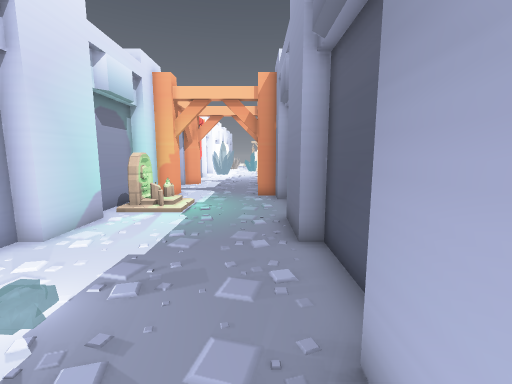
[1] (above)

14 first-person views from a walk through a level from a Godot 3-D game. The camera is 1.2 m above the floor, tilts 8° down and sees 90° across. The floor is counted in squares, 0.6 m on a side. Each view is taken from the middle of a square. On the plan, view 1 faces up. The plan holds only what a view shows up to about 16 squares ahead; the rest is blank. The place goes on beyond the plan. Some surface patterns are stand-ins.

[2]
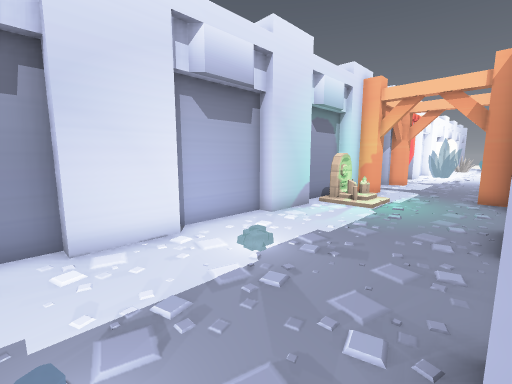

[3]
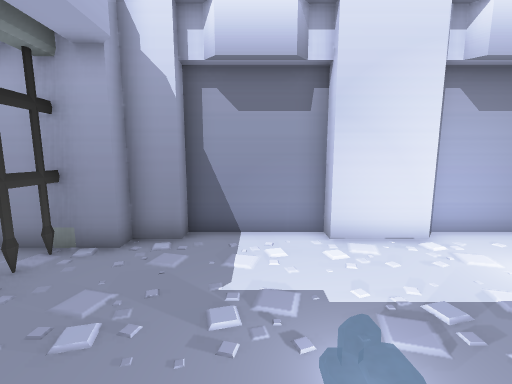

[4]
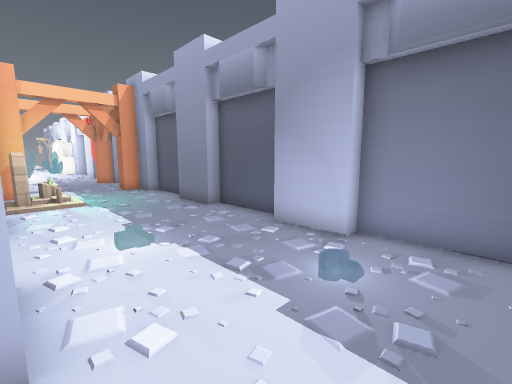

[5]
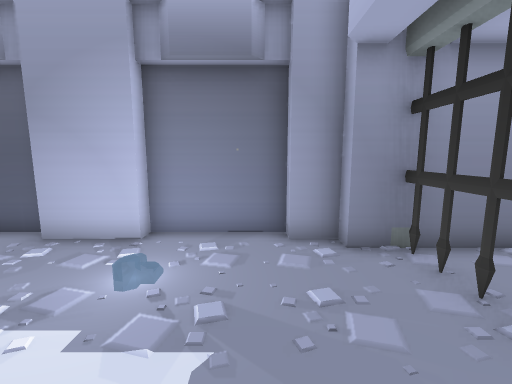

[6]
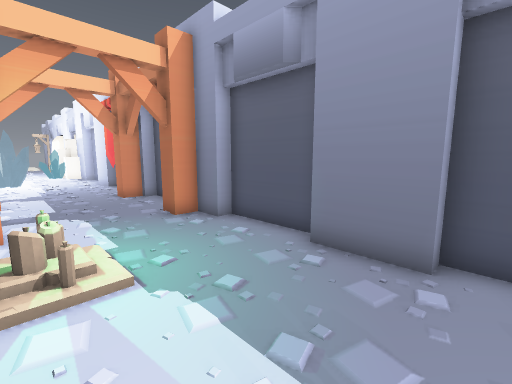

[7]
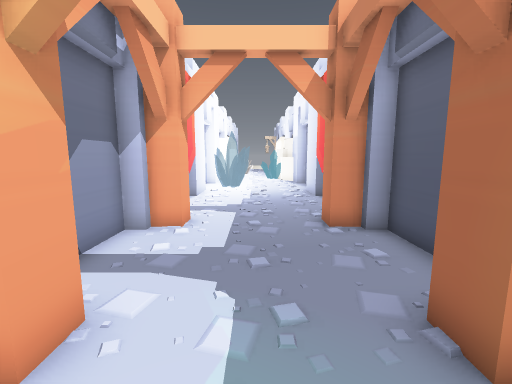

[8]
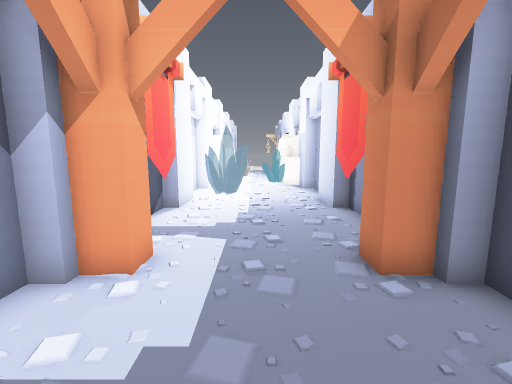

[9]
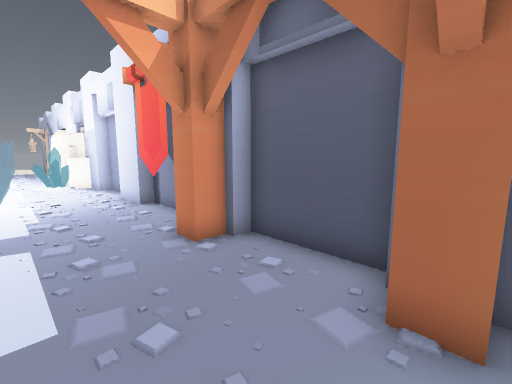

[10]
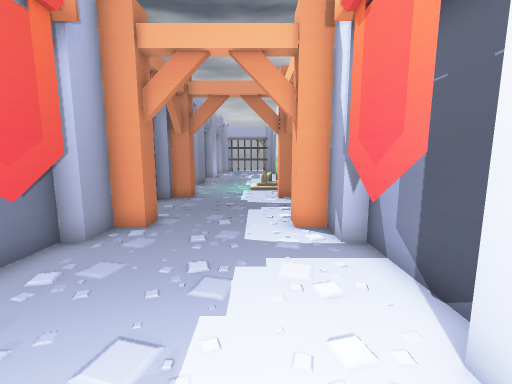

[11]
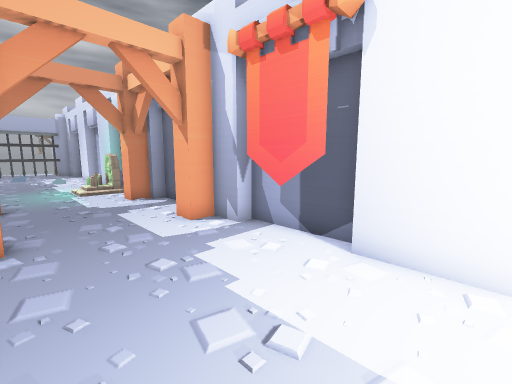

[12]
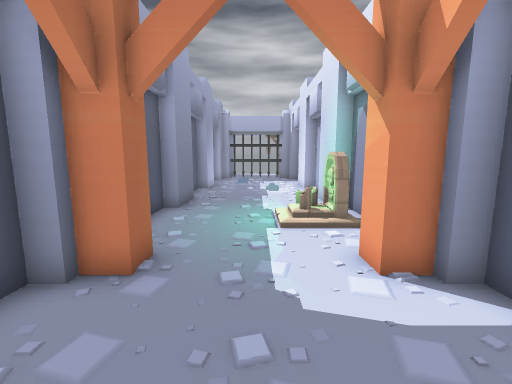

[13]
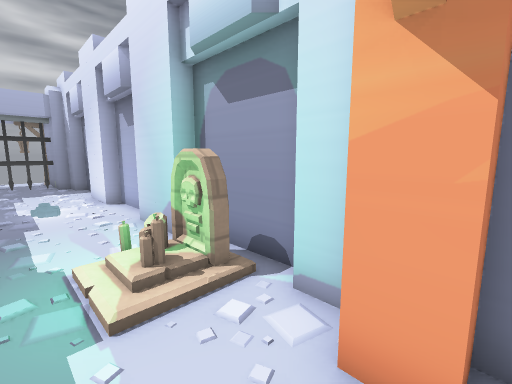

[14]
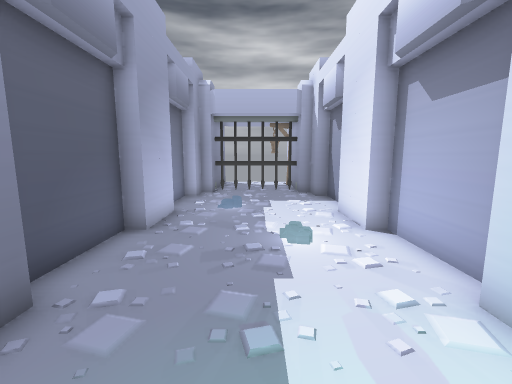

### Floor plan
Ten units are one square. View 1 is at (0, 0); x grows to the right and y downward. Boxes are objects, and circles mark ways between rooms. Rooms are numbered by the first view taken in them; rooms with no view inside come last. Other rooms are left out.
<svg viewBox="-61 -267 82 322">
<path fill="none" stroke="#000" d="M-41 -130 -50 -130 -50 -118 -56 -118 -56 -82 -50 -82 -50 -58 -56 -58 -56 -22 -50 -22 -50 2 -56 2 -56 38 -50 38 -50 50 -44 50M4 50 10 50 10 38 16 38 16 2 10 2 10 -22 16 -22 16 -58 10 -58 10 -82 16 -82 16 -118 10 -118 10 -130 1 -130M1 -130 1 -139 10 -139M9 -142 16 -142 16 -178 10 -178M-51 -139 -41 -139 -41 -130M-41 -181 -50 -181M-49 -178 -56 -178 -56 -142 -50 -142M11 -181 1 -181M1 -181 1 -190 10 -190 10 -202 16 -202 16 -238 10 -238 10 -262M-50 -262 -50 -238 -56 -238 -56 -202 -50 -202 -50 -190 -41 -190 -41 -181"/>
<rect x="-55" y="-115" width="20" height="30" fill="#bbb"><title>tombstone</title></rect>
<circle cx="-20" cy="-135" r="3" fill="#2a7"/>
<circle cx="-20" cy="-185" r="3" fill="#2a7"/>
<text x="-20" y="-40">1</text>
<text x="-20" y="-150">2</text>
<text x="-20" y="-220">3</text>
</svg>
Room 1 opens to room 2. Room 2 opens to room 3.

Where each view was taken, in squares from view 1:
view 1: 0 up, 0 right, facing up
view 2: 1 down, 1 right, facing up-left
view 3: 2 down, 1 right, facing left
view 4: 3 down, 5 left, facing up-right
view 5: 3 down, 5 left, facing right
view 6: 5 up, 4 left, facing up-right
view 7: 11 up, 2 left, facing up
view 8: 14 up, 2 left, facing up
view 9: 13 up, 3 left, facing up-right
view 10: 26 up, 3 left, facing down
view 11: 26 up, 0 right, facing down-left
view 12: 18 up, 2 left, facing down
view 13: 14 up, 2 left, facing down-left
view 14: 9 up, 2 left, facing down
